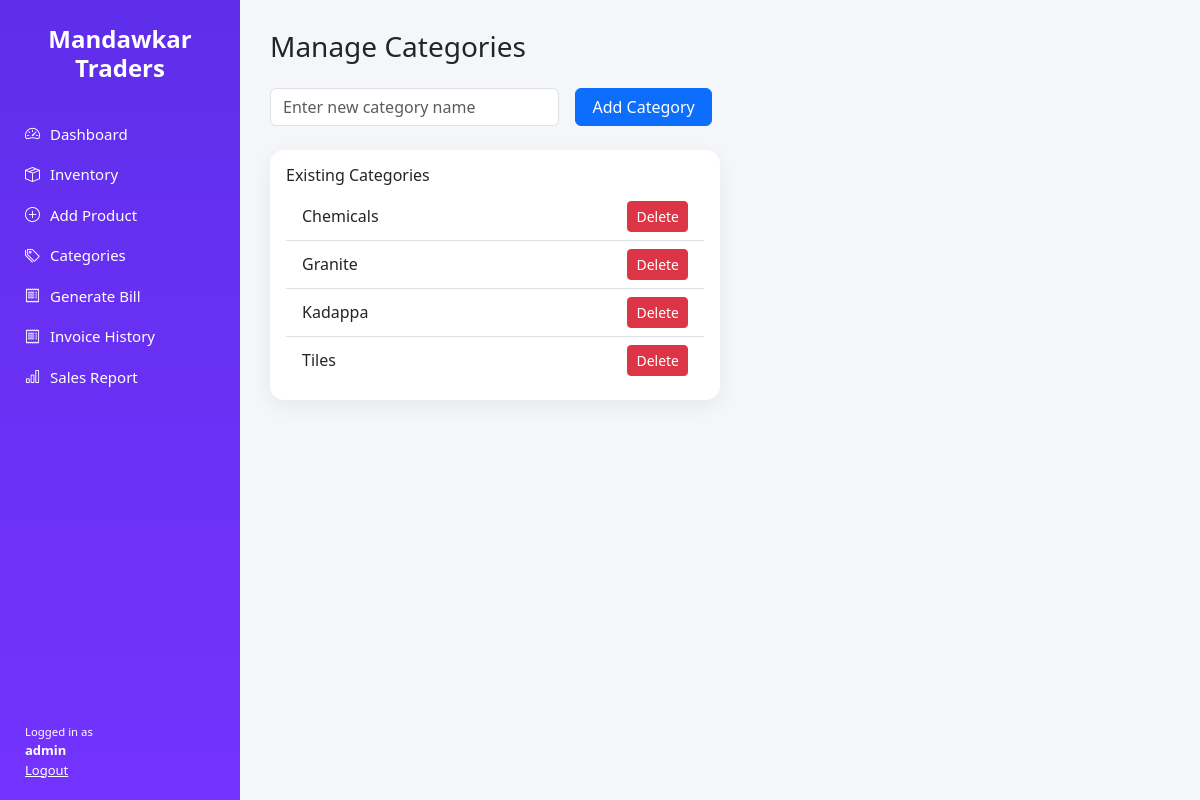
Page /categories (signed in) on the committed database.
### tables this page shows
CREATE TABLE categories (
            id INTEGER PRIMARY KEY AUTOINCREMENT,
            name TEXT UNIQUE NOT NULL
        );

### app.py (the view, shortened to what this page needs)
@app.route("/categories", methods=["GET", "POST"])
@login_required("admin")
def categories():
    conn = get_connection()
    cursor = conn.cursor()
    error = None
    if request.method == "POST" and "add" in request.form:
        cursor.execute(
            "INSERT OR IGNORE INTO categories (name) VALUES (?)",
            (request.form["name"].strip(),)
        )
        conn.commit()
    cursor.execute("SELECT * FROM categories ORDER BY name")
    categories = cursor.fetchall()
    conn.close()
    return render_template("categories.html", categories=categories, error=error)

### app.py (called while the page is built)
def login_required(role=None):
    def decorator(func):
        @wraps(func)
        def wrapper(*args, **kwargs):
            if "user" not in session:
                return redirect(url_for("login"))
            if role and session.get("role") != role:
                return "Access Denied", 403
            return func(*args, **kwargs)
        return wrapper
    return decorator

### utils/db.py (called while the page is built)
def get_connection():
    return sqlite3.connect(DB_NAME)

### templates/categories.html (shortened to what this page needs)
{% extends "base.html" %}
{% block content %}
<h3 class="mb-4">Manage Categories</h3>
<form method="POST" class="row g-3 mb-4">
    <div class="col-md-4">
        <input
            name="name"
            class="form-control"
            placeholder="Enter new category name"
            required>
    </div>
    <div class="col-md-2">
        <button class="btn btn-primary w-100">Add Category</button>
    </div>
</form>
<div class="card p-3 w-50">
    <h6>Existing Categories</h6>
    <ul class="list-group list-group-flush">
        {% for c in categories %}
        <li class="list-group-item d-flex justify-content-between align-items-center">
            {{ c[1] }}
            <form method="POST"
                  onsubmit="return confirm('Are you sure you want to delete this category?');"
                  style="margin:0;">
                <button class="btn btn-sm btn-danger">Delete</button>
            </form>
        </li>
        {% endfor %}
    </ul>
</div>
{% endblock %}

### static/css/theme.css (style rules this page uses)
body { margin: 0; font-family: 'Segoe UI', sans-serif; background: #f5f6fa; }
.card { border-radius: 14px; border: none; box-shadow: 0 6px 20px rgba(0,0,0,0.06); }

### rows in the picture
categories: name "Chemicals"
categories: name "Granite"
categories: name "Kadappa"
categories: name "Tiles"

### other values in the picture
{{ session.get('user') }} "admin"
